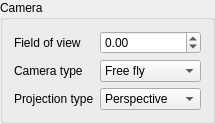
<?xml version="1.0" encoding="UTF-8"?>
<ui version="4.0">
 <class>CameraComp</class>
 <widget class="ComponentGroup&lt;Raz::Camera&gt;" name="CameraComp">
  <property name="windowTitle">
   <string>Camera</string>
  </property>
  <property name="title">
   <string>Camera</string>
  </property>
  <layout class="QFormLayout" name="cameraLayout">
   <item row="0" column="0">
    <widget class="QLabel" name="fieldOfViewLabel">
     <property name="text">
      <string>Field of view</string>
     </property>
    </widget>
   </item>
   <item row="1" column="0">
    <widget class="QLabel" name="camTypeLabel">
     <property name="text">
      <string>Camera type</string>
     </property>
    </widget>
   </item>
   <item row="2" column="0">
    <widget class="QLabel" name="projTypeLabel">
     <property name="text">
      <string>Projection type</string>
     </property>
    </widget>
   </item>
   <item row="0" column="1">
    <widget class="ValuePicker" name="fieldOfView">
     <property name="minimum">
      <double>-340282346638528859811704183484516925440.000000000000000</double>
     </property>
     <property name="maximum">
      <double>340282346638528859811704183484516925440.000000000000000</double>
     </property>
    </widget>
   </item>
   <item row="1" column="1">
    <widget class="QComboBox" name="camType">
     <item>
      <property name="text">
       <string>Free fly</string>
      </property>
     </item>
     <item>
      <property name="text">
       <string>Look-at</string>
      </property>
     </item>
    </widget>
   </item>
   <item row="2" column="1">
    <widget class="QComboBox" name="projType">
     <item>
      <property name="text">
       <string>Perspective</string>
      </property>
     </item>
     <item>
      <property name="text">
       <string>Orthographic</string>
      </property>
     </item>
    </widget>
   </item>
  </layout>
 </widget>
 <customwidgets>
  <customwidget>
   <class>ComponentGroup&lt;Raz::Camera&gt;</class>
   <extends>QGroupBox</extends>
   <header>RaZor/Interface/ComponentGroup.hpp</header>
  </customwidget>
  <customwidget>
   <class>ValuePicker</class>
   <extends>QDoubleSpinBox</extends>
   <header>RaZor/Interface/ValuePicker.hpp</header>
  </customwidget>
 </customwidgets>
 <resources/>
 <connections/>
</ui>
